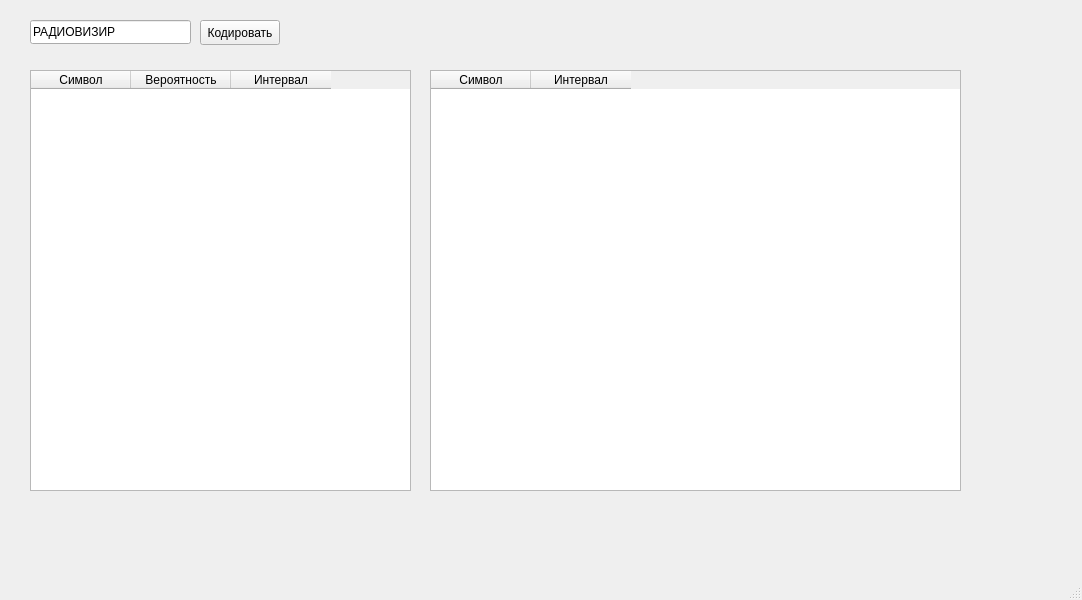
<?xml version="1.0" encoding="UTF-8"?>
<ui version="4.0">
 <class>MainWindow</class>
 <widget class="QMainWindow" name="MainWindow">
  <property name="geometry">
   <rect>
    <x>0</x>
    <y>0</y>
    <width>1082</width>
    <height>600</height>
   </rect>
  </property>
  <property name="windowTitle">
   <string>Интервальное кодирование</string>
  </property>
  <widget class="QWidget" name="centralwidget">
   <widget class="QLineEdit" name="lineEdit">
    <property name="geometry">
     <rect>
      <x>30</x>
      <y>20</y>
      <width>161</width>
      <height>24</height>
     </rect>
    </property>
    <property name="text">
     <string>РАДИОВИЗИР</string>
    </property>
   </widget>
   <widget class="QPushButton" name="pushButton">
    <property name="geometry">
     <rect>
      <x>200</x>
      <y>20</y>
      <width>80</width>
      <height>25</height>
     </rect>
    </property>
    <property name="text">
     <string>Кодировать</string>
    </property>
   </widget>
   <widget class="QTableWidget" name="tableWidget">
    <property name="geometry">
     <rect>
      <x>30</x>
      <y>70</y>
      <width>381</width>
      <height>421</height>
     </rect>
    </property>
    <column>
     <property name="text">
      <string>Символ</string>
     </property>
    </column>
    <column>
     <property name="text">
      <string>Вероятность</string>
     </property>
    </column>
    <column>
     <property name="text">
      <string>Интервал</string>
     </property>
    </column>
   </widget>
   <widget class="QTableWidget" name="tableWidget_2">
    <property name="geometry">
     <rect>
      <x>430</x>
      <y>70</y>
      <width>531</width>
      <height>421</height>
     </rect>
    </property>
    <column>
     <property name="text">
      <string>Символ</string>
     </property>
    </column>
    <column>
     <property name="text">
      <string>Интервал</string>
     </property>
    </column>
   </widget>
  </widget>
  <widget class="QMenuBar" name="menubar">
   <property name="geometry">
    <rect>
     <x>0</x>
     <y>0</y>
     <width>1082</width>
     <height>25</height>
    </rect>
   </property>
  </widget>
  <widget class="QStatusBar" name="statusbar"/>
 </widget>
 <resources/>
 <connections/>
</ui>
